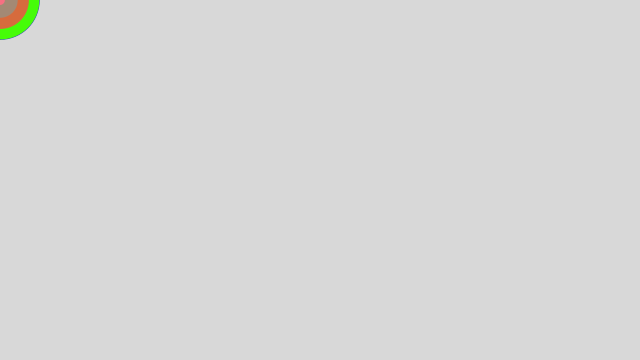
Frame 1 (no input)
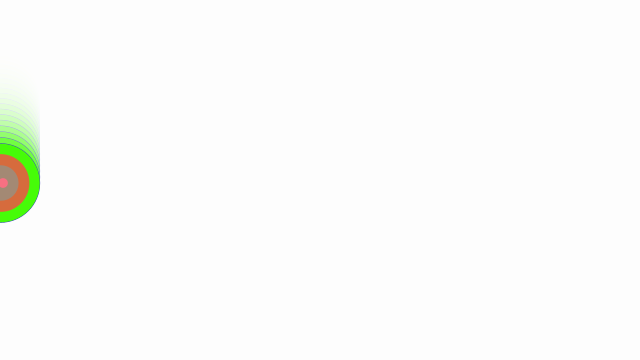
Frame 60 (the mouse pressed at the canvas centre just before this capture)
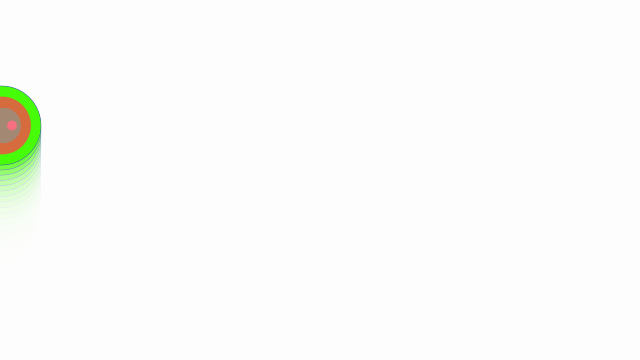
Frame 120 (the mouse held since frame 60 and released just before this capture)

The Processing sketch that drew these frames (run headless with seeded random() and noise(); from frame 60 on, the mouse is pressed at the canvas centre):

// Processing sketch: Nature_Of_Code_2_4
// ── Nature_Of_Code_2_4.pde
// ウィンドウ端に近づくほど、力を重みづけして加算
Mover movers[] = new Mover[100];

/*
* 初期設定
*/
void setup() {
  size(640, 360);
  for (int i = 0; i < movers.length; i++)
  {
    movers[i] = new Mover(random(0.1, 5), 0, 0, random(0, 255), random(0, 255), random(0, 255));
  }
}

/*
* 随時描写
*/
void draw() {
  noStroke();
  //background(255);
  fill(255, 60);
  rect(0, 0, width, height);

  // 表示更新
  for (int i = 0; i < movers.length; i++) {
    float c = 0.01;
    float normal = 1;
    float frictionMag = c * normal;
    // 質量
    float m = movers[i].mass;
    // 風力
    PVector wind = new PVector(0.001, 0);
    // 重力
    PVector gravity = new PVector(0, 0.1 * m);
    
    //PVector friction = movers[i].velocity.get();
    //friction.mult(-1);
    //friction.normalize();
    
    //movers[i].applyForce(friction);
    movers[i].applyForce(wind);
    movers[i].applyForce(gravity);
    movers[i].update();
    movers[i].checkEdges();
    movers[i].display();
  }
}

/*
* 移動オブジェクトクラス
*/
class Mover {
  PVector location;
  PVector velocity;
  PVector acceleration;
  float mass;
  float r,g,b;
  
  /*
  * コンストラクタ
  */
  Mover(float m, float x, float y, float r_, float g_, float b_) {
    // 質量、位置、速度、加速度の初期値を設定
    mass = m;
    location = new PVector(x, y);
    velocity = new PVector(0, 0);
    acceleration = new PVector(0, 0);
    r = r_;
    g = g_;
    b = b_;
  }
  
  /*
  * 位置、速度の更新
  */
  void update() {
    // 速度に加速度を加算
    velocity.add(acceleration);
    // 現在位置に速度分の移動を加算
    location.add(velocity);
    // 加速度の初期化
    acceleration.mult(0);
  }
  
  /*
  * 画面表示
  */
  void display() {
    noStroke();
    fill(r, g, b);
    ellipse(location.x, location.y, mass * 16, mass * 16);
  } 

  /*
  * ウィンドウ端に到達した場合の処理
  */
  void checkEdges() {
    if (location.x > width ) {
      location.x = width;
      velocity.x *= -1;
    } else if (location.x < 0) {
      velocity.x *= -1;
      location.x = 0;
    } 

    if (location.y > height) {
      velocity.y *= -1;
      location.y = height;
    }
  }
  
  /*
  * 力の積算
  */
  void applyForce(PVector force) 
  {
    // 加速度に力を加算
    PVector f = PVector.div(force, mass);
    acceleration.add(f);
  }
}
